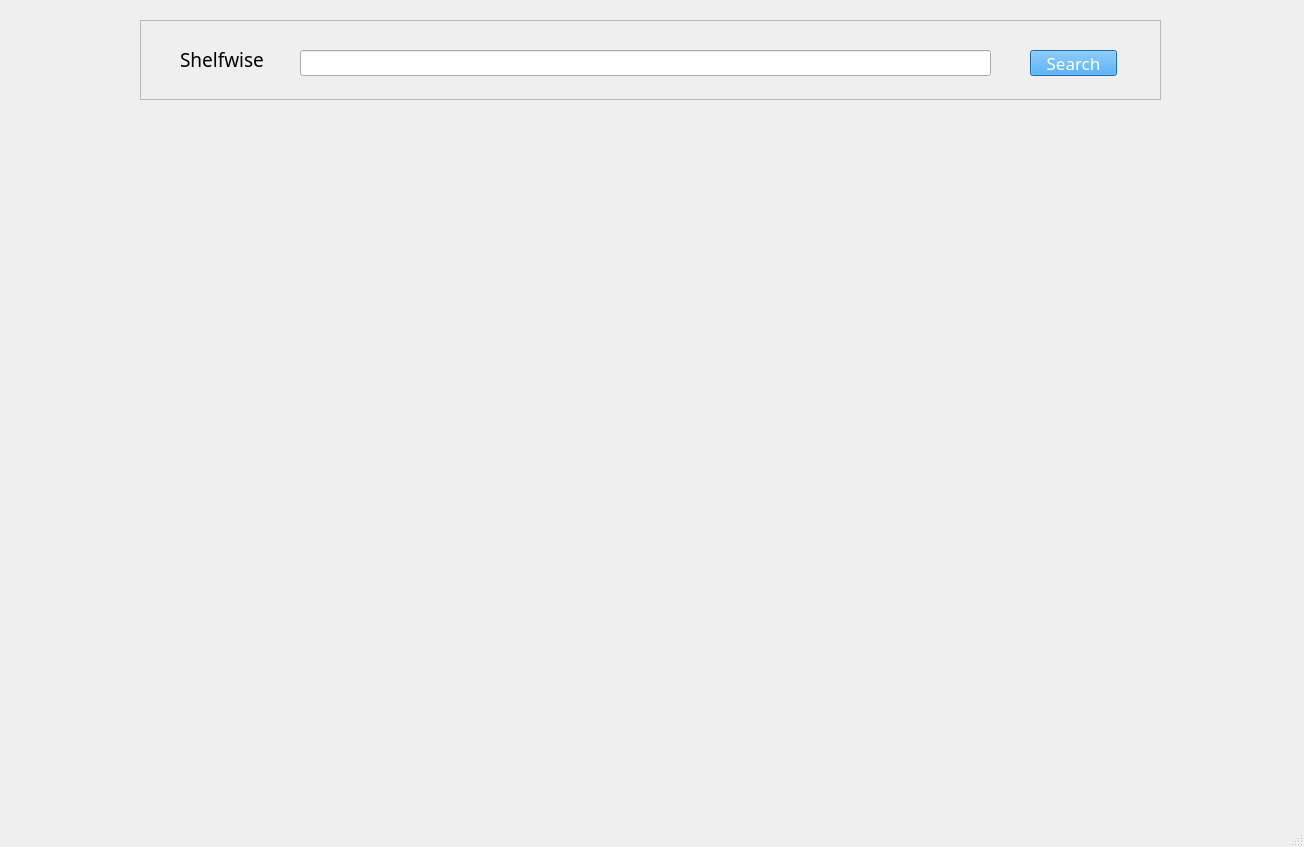
<?xml version="1.0" encoding="UTF-8"?>
<ui version="4.0">
 <class>userpage</class>
 <widget class="QMainWindow" name="userpage">
  <property name="geometry">
   <rect>
    <x>0</x>
    <y>0</y>
    <width>1304</width>
    <height>847</height>
   </rect>
  </property>
  <property name="font">
   <font>
    <family>JetBrainsMono Nerd Font</family>
    <pointsize>13</pointsize>
   </font>
  </property>
  <property name="windowTitle">
   <string>userpage</string>
  </property>
  <widget class="QWidget" name="centralwidget">
   <widget class="QFrame" name="header_search">
    <property name="geometry">
     <rect>
      <x>140</x>
      <y>20</y>
      <width>1021</width>
      <height>80</height>
     </rect>
    </property>
    <property name="frameShape">
     <enum>QFrame::Shape::StyledPanel</enum>
    </property>
    <property name="frameShadow">
     <enum>QFrame::Shadow::Raised</enum>
    </property>
    <widget class="QLineEdit" name="search_in">
     <property name="geometry">
      <rect>
       <x>160</x>
       <y>30</y>
       <width>691</width>
       <height>26</height>
      </rect>
     </property>
    </widget>
    <widget class="QLabel" name="label">
     <property name="geometry">
      <rect>
       <x>40</x>
       <y>30</y>
       <width>111</width>
       <height>18</height>
      </rect>
     </property>
     <property name="font">
      <font>
       <family>JetBrainsMono Nerd Font</family>
       <pointsize>14</pointsize>
      </font>
     </property>
     <property name="text">
      <string>Shelfwise</string>
     </property>
    </widget>
    <widget class="QPushButton" name="search_but">
     <property name="geometry">
      <rect>
       <x>890</x>
       <y>30</y>
       <width>87</width>
       <height>26</height>
      </rect>
     </property>
     <property name="styleSheet">
      <string notr="true">background-color:rgb(32, 148, 243);
color:rgb(255, 255, 255);</string>
     </property>
     <property name="text">
      <string>Search</string>
     </property>
    </widget>
   </widget>
  </widget>
  <widget class="QStatusBar" name="statusbar"/>
 </widget>
 <resources/>
 <connections/>
</ui>
